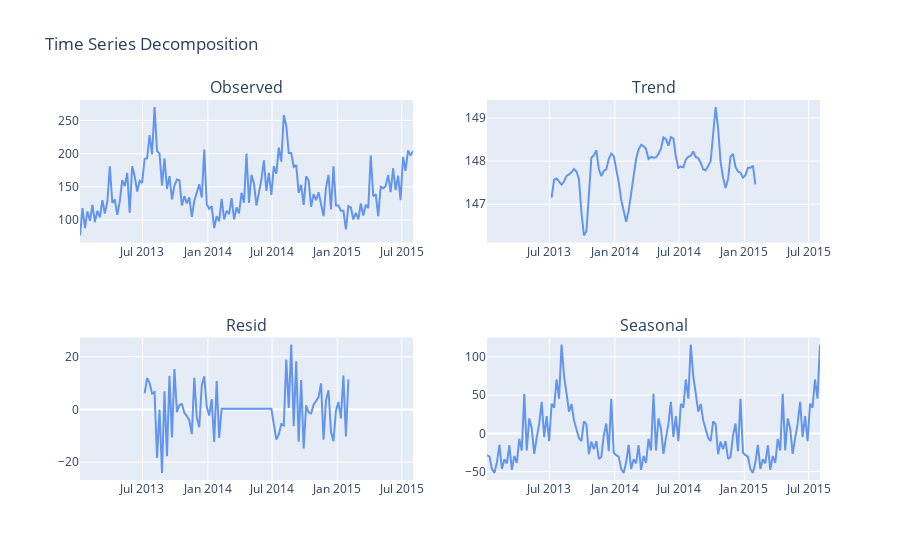

The notebook cell saved with this chart:
### Code cell
decompose_ts(ts1)

### Figure 1 — Plotly figure (JSON) as saved in the notebook; plotly's stock layout.template omitted (floating-point values rounded to 4 significant figures; data arrays with more than 128 entries replaced by an {"elided": "..."} marker saying what was removed)
{"data": [{"hovertemplate": "Date: %{x} <br>Net Sales: $ %{y}", "marker": {"color": "cornflowerblue"}, "type": "scatter", "x": {"elided": "135 str values"}, "xaxis": "x", "y": {"elided": "135 int values"}, "yaxis": "y"}, {"hovertemplate": "Date: %{x} <br>Net Sales: $ %{y}", "marker": {"color": "cornflowerblue"}, "type": "scatter", "x": {"elided": "135 str values"}, "xaxis": "x2", "y": {"elided": "135 float values"}, "yaxis": "y2"}, {"hovertemplate": "Date: %{x} <br>Net Sales: $ %{y}", "marker": {"color": "cornflowerblue"}, "type": "scatter", "x": {"elided": "135 str values"}, "xaxis": "x3", "y": {"elided": "135 float values"}, "yaxis": "y3"}, {"hovertemplate": "Date: %{x} <br>Net Sales: $ %{y}", "marker": {"color": "cornflowerblue"}, "type": "scatter", "x": {"elided": "135 str values"}, "xaxis": "x4", "y": {"elided": "135 float values"}, "yaxis": "y4"}], "layout": {"annotations": [{"font": {"size": 16}, "showarrow": false, "text": "Observed", "x": 0.225, "xanchor": "center", "xref": "paper", "y": 1, "yanchor": "bottom", "yref": "paper"}, {"font": {"size": 16}, "showarrow": false, "text": "Trend", "x": 0.775, "xanchor": "center", "xref": "paper", "y": 1, "yanchor": "bottom", "yref": "paper"}, {"font": {"size": 16}, "showarrow": false, "text": "Resid", "x": 0.225, "xanchor": "center", "xref": "paper", "y": 0.375, "yanchor": "bottom", "yref": "paper"}, {"font": {"size": 16}, "showarrow": false, "text": "Seasonal", "x": 0.775, "xanchor": "center", "xref": "paper", "y": 0.375, "yanchor": "bottom", "yref": "paper"}], "autosize": true, "showlegend": false, "title": {"text": "Time Series Decomposition"}, "xaxis": {"anchor": "y", "autorange": true, "domain": [0, 0.45], "range": ["2013-01-06", "2015-08-02"], "type": "date"}, "xaxis2": {"anchor": "y2", "autorange": true, "domain": [0.55, 1], "range": ["2013-01-06", "2015-08-02"], "type": "date"}, "xaxis3": {"anchor": "y3", "autorange": true, "domain": [0, 0.45], "range": ["2013-01-06", "2015-08-02"], "type": "date"}, "xaxis4": {"anchor": "y4", "autorange": true, "domain": [0.55, 1], "range": ["2013-01-06", "2015-08-02"], "type": "date"}, "yaxis": {"anchor": "x", "autorange": true, "domain": [0.625, 1], "range": [66.28, 280.7], "type": "linear"}, "yaxis2": {"anchor": "x2", "autorange": true, "domain": [0.625, 1], "range": [146.1, 149.4], "type": "linear"}, "yaxis3": {"anchor": "x3", "autorange": true, "domain": [0, 0.375], "range": [-26.76, 27.26], "type": "linear"}, "yaxis4": {"anchor": "x4", "autorange": true, "domain": [0, 0.375], "range": [-60.91, 125.3], "type": "linear"}}}
